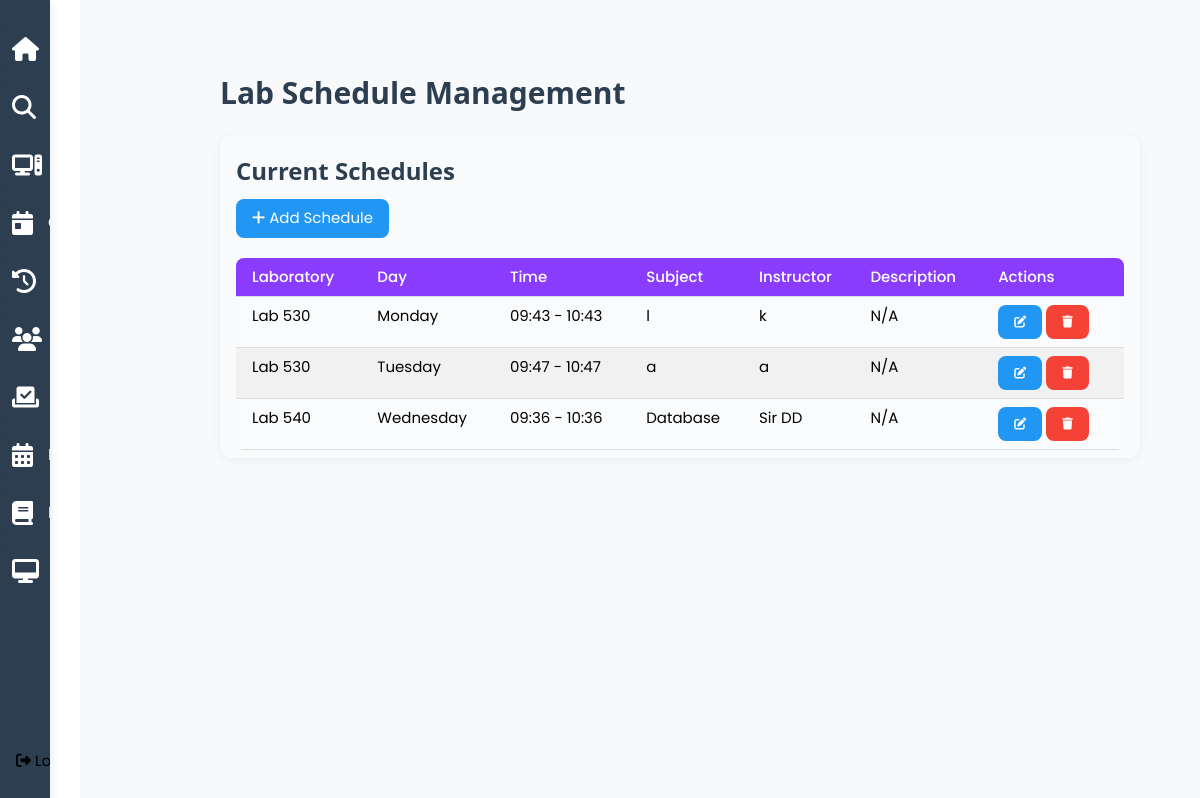
/lab_schedule (signed in), run on an earlier commit of the app's database.
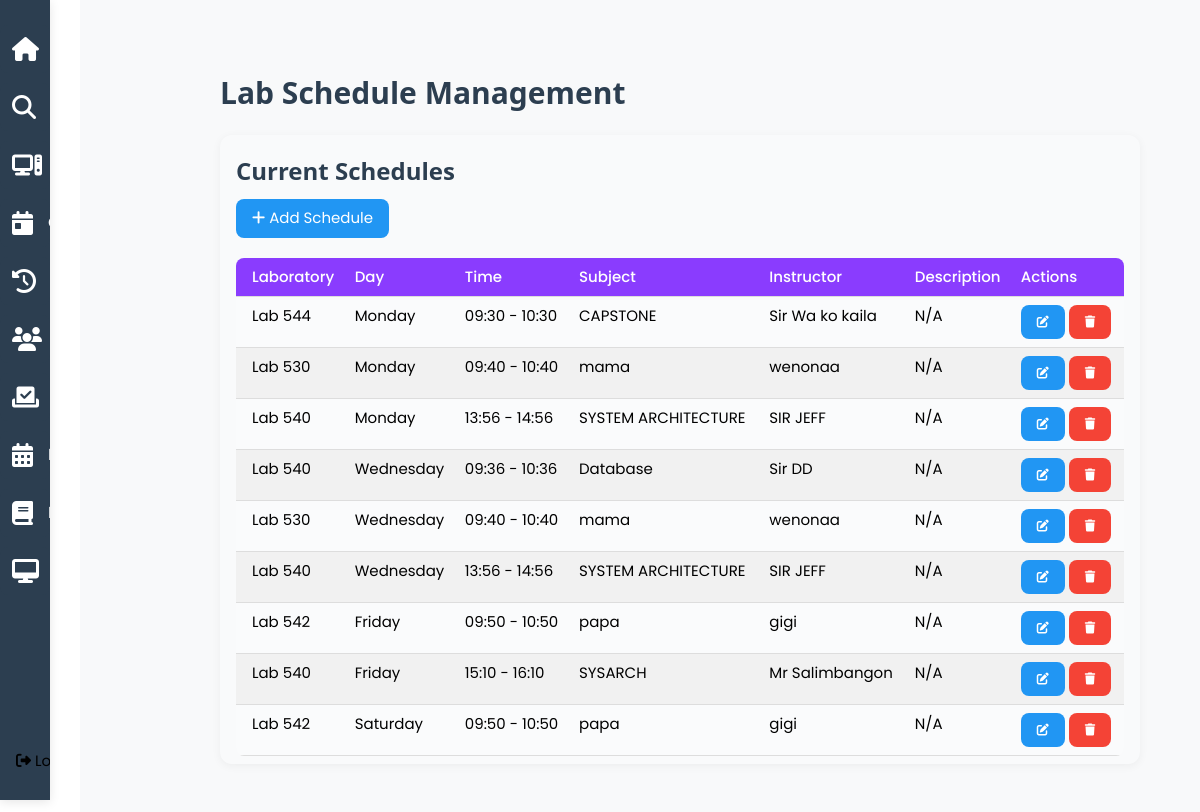
And on a later commit of the database.
### tables this page shows
CREATE TABLE lab_schedules (
    id INTEGER PRIMARY KEY AUTOINCREMENT,
    laboratory TEXT NOT NULL,
    day_of_week TEXT NOT NULL,
    start_time TEXT NOT NULL,
    end_time TEXT NOT NULL,
    subject TEXT NOT NULL,
    instructor TEXT NOT NULL,
    description TEXT,
    created_at TIMESTAMP DEFAULT CURRENT_TIMESTAMP
);

### app.py (the view)
@app.route('/lab_schedule')
def lab_schedule():
    if 'username' not in session or session.get('role') != 'admin':
        flash('Please log in as admin first.', 'error')
        return redirect(url_for('login'))
    schedules = dbhelper.get_lab_schedules()
    return render_template('lab_schedule.html', schedules=schedules)

### dbhelper.py (called while the page is built)
def get_db_connection():
    conn = sqlite3.connect(DATABASE)
    conn.row_factory = sqlite3.Row
    return conn

### templates/lab_schedule.html (shortened to what this page needs)
{% extends 'admin.html' %}
{% block content %}
<div class="w3-container" style="padding: 20px;">
    <h2>Lab Schedule Management</h2>
    <div class="w3-card w3-padding" style="margin-top: 20px;">
        <h3>Current Schedules</h3>
    <button class="w3-button w3-blue w3display-topright" onclick="openScheduleModal()" style="margin-bottom: 20px;">
        <i class="fa fa-plus"></i> Add Schedule
    </button>
        <div class="w3-responsive">
            <table class="w3-table w3-striped w3-bordered">
                <thead>
                    <tr>
                        <th>Laboratory</th>
                        <th>Day</th>
                        <th>Time</th>
                        <th>Subject</th>
                        <th>Instructor</th>
                        <th>Description</th>
                        <th>Actions</th>
                    </tr>
                </thead>
                <tbody>
                    {% for schedule in schedules %}
                    <tr>
                        <td>Lab {{ schedule.laboratory }}</td>
                        <td>{{ schedule.day_of_week }}</td>
                        <td>{{ schedule.start_time }} - {{ schedule.end_time }}</td>
                        <td>{{ schedule.subject }}</td>
                        <td>{{ schedule.instructor }}</td>
                        <td>{{ schedule.description or 'N/A' }}</td>
                        <td>
                            <button onclick="editSchedule('{{ schedule.id }}')"
                                    class="w3-button w3-blue w3-small">
                                <i class="fas fa-edit"></i>
                            </button>
                            <button onclick="deleteSchedule('{{ schedule.id }}')"
                                    class="w3-button w3-red w3-small">
                                <i class="fas fa-trash"></i>
                            </button>
                        </td>
                    </tr>
                    {% endfor %}
                </tbody>
            </table>
        </div>
    </div>
</div>
{% endblock %}

What changed in the data, as far as the page shows it:
removed lab_schedules: laboratory "530", day_of_week "Monday", start_time "09:43", end_time "10:43", subject "l", instructor "k", description "N/A"
removed lab_schedules: laboratory "530", day_of_week "Tuesday", start_time "09:47", end_time "10:47", subject "a", instructor "a", description "N/A"
added lab_schedules: laboratory "544", day_of_week "Monday", start_time "09:30", end_time "10:30", subject "CAPSTONE", instructor "Sir Wa ko kaila", description "N/A"
added lab_schedules: laboratory "530", day_of_week "Monday", start_time "09:40", end_time "10:40", subject "mama", instructor "wenonaa", description "N/A"
added lab_schedules: laboratory "540", day_of_week "Monday", start_time "13:56", end_time "14:56", subject "SYSTEM ARCHITECTURE", instructor "SIR JEFF", description "N/A"
added lab_schedules: laboratory "530", day_of_week "Wednesday", start_time "09:40", end_time "10:40", subject "mama", instructor "wenonaa", description "N/A"
added lab_schedules: laboratory "540", day_of_week "Wednesday", start_time "13:56", end_time "14:56", subject "SYSTEM ARCHITECTURE", instructor "SIR JEFF", description "N/A"
added lab_schedules: laboratory "542", day_of_week "Friday", start_time "09:50", end_time "10:50", subject "papa", instructor "gigi", description "N/A"
added lab_schedules: laboratory "540", day_of_week "Friday", start_time "15:10", end_time "16:10", subject "SYSARCH", instructor "Mr Salimbangon", description "N/A"
added lab_schedules: laboratory "542", day_of_week "Saturday", start_time "09:50", end_time "10:50", subject "papa", instructor "gigi", description "N/A"
